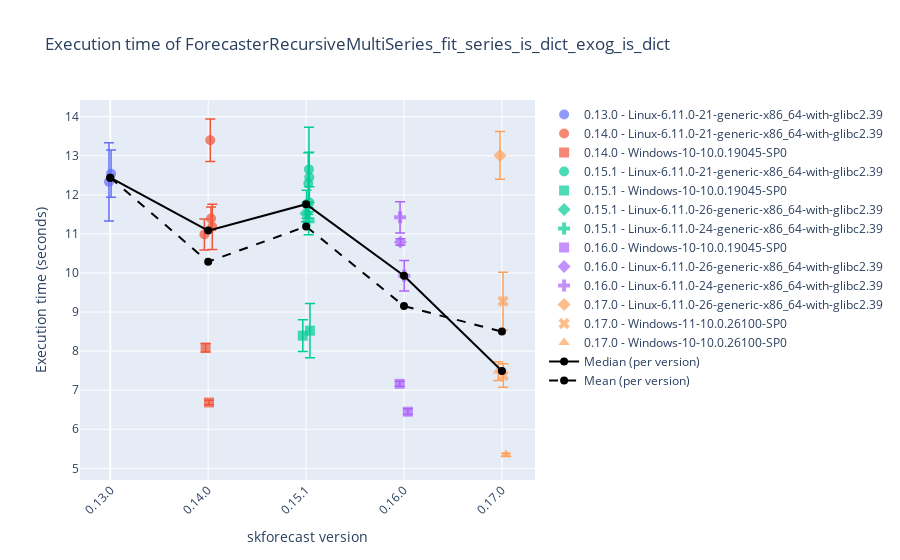
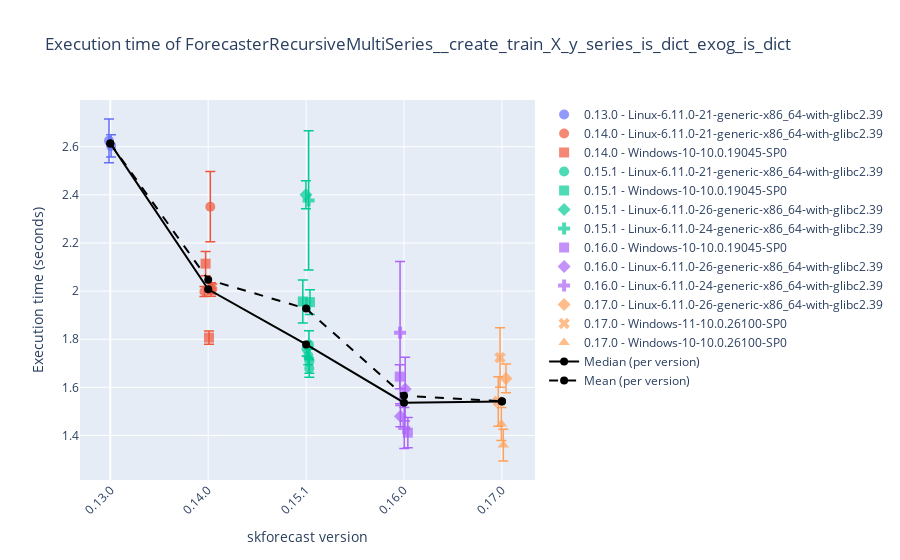
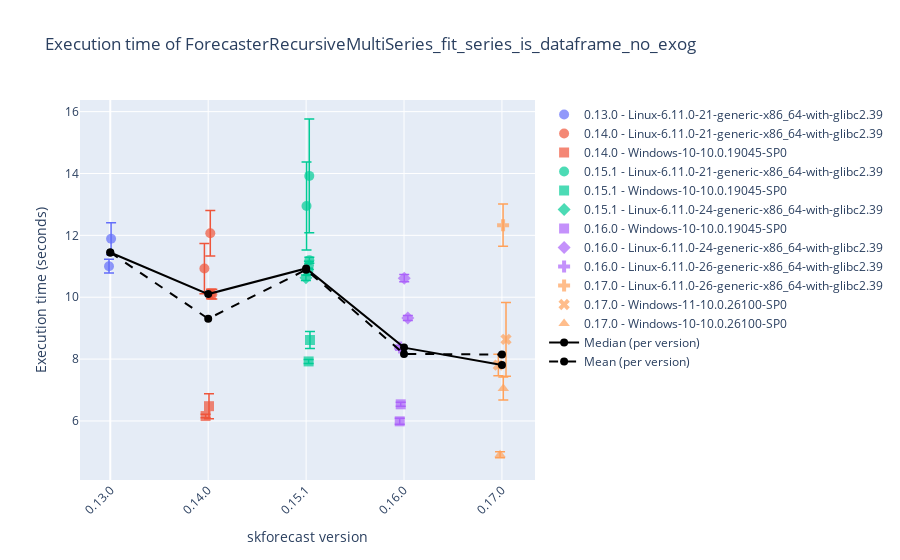
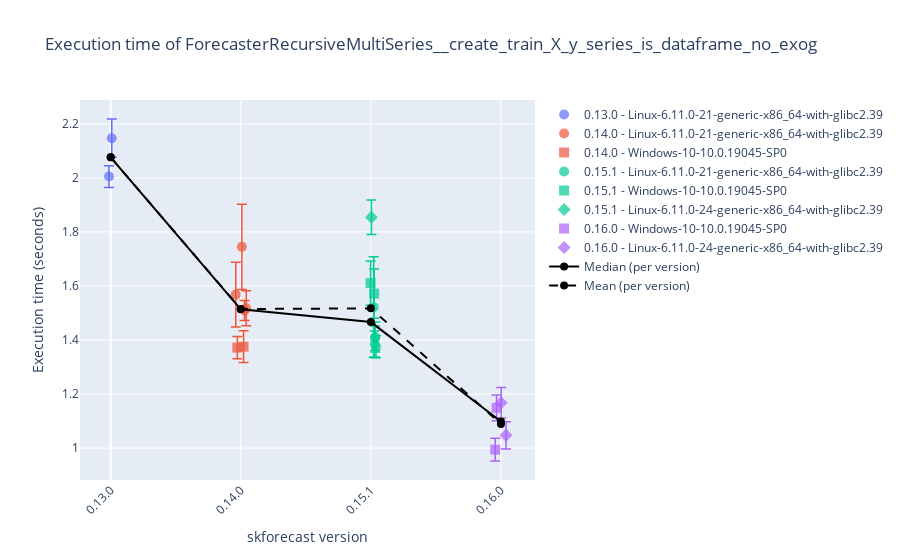

Notebook code for these charts, in order:
### Code cell
# Plot results
# ==============================================================================
display_df = False
selected_date = None
# 'Linux-6.11.0-24-generic-x86_64-with-glibc2.39'
# 'Windows-10-10.0.19045-SP0'
selected_platform = None

results_benchmark_all = joblib.load("./benchmark.joblib")
results_benchmark = results_benchmark_all.query("forecaster_name in ['ForecasterRecursiveMultiSeries', 'ForecasterAutoregMultiSeries']")
results_benchmark = results_benchmark.query("regressor_name == 'LGBMRegressor'")
for function_name in results_benchmark['function_name'].unique():
    df = results_benchmark.query(f"function_name == '{function_name}'")
    if selected_date:
        df = df[df['datetime'].dt.date == pd.to_datetime(selected_date).date()]
    if selected_platform:
        df = df[df['platform'] == selected_platform]
    if display_df:
        display(df.tail(3))
    plot_benchmark_results(df.copy(), function_name, add_median=True, add_mean=True)
